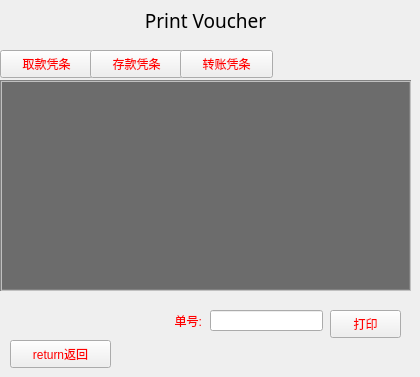
    <widget class="QWidget" name="PrintVoucherPage">
     <property name="styleSheet">
      <string notr="true">background-image: url(:/images/img/blackBackground.jpg);</string>
     </property>
     <widget class="QTableView" name="tableView">
      <property name="geometry">
       <rect>
        <x>0</x>
        <y>80</y>
        <width>411</width>
        <height>211</height>
       </rect>
      </property>
      <property name="styleSheet">
       <string notr="true">QTableView QTableCornerButton::section {
   /*  background: red;
    border: 2px outset red;*/
    color: red;
    background-color: rgb(64, 64, 64);
    border: 5px solid #f6f7fa;
    border-radius:0px;
    border-color: rgb(64, 64, 64);
 }

 QTableView {
    color: white;                                      /*表格内文字颜色*/
    /*gridline-color: black;                              /*表格内框颜色*/
	gridline-color: rgb(180, 180, 180);
    background-color: rgb(108, 108, 108);               /*表格内背景色*/
    alternate-background-color: rgb(64, 64, 64);
    selection-color: white;                             /*选中区域的文字颜色*/
    selection-background-color: rgb(77, 77, 77);        /*选中区域的背景色*/
    border: 2px groove gray;
    border-radius: 0px;
    padding: 2px 4px;
}

QHeaderView {
    color: white;
    font: bold 10pt;
    background-color: rgb(108, 108, 108);
    border: 0px solid rgb(144, 144, 144);
    border:0px solid rgb(191,191,191);
    border-left-color: rgba(255, 255, 255, 0);
    border-top-color: rgba(255, 255, 255, 0);
    border-radius:0px;
    min-height:29px;
}

QHeaderView::section {
    color: white;
    background-color: rgb(64, 64, 64);
    border: 5px solid #f6f7fa;
    border-radius:0px;
    border-color: rgb(64, 64, 64);
} </string>
      </property>
      <attribute name="verticalHeaderVisible">
       <bool>false</bool>
      </attribute>
     </widget>
     <widget class="QLineEdit" name="led_DanNum">
      <property name="geometry">
       <rect>
        <x>210</x>
        <y>310</y>
        <width>113</width>
        <height>21</height>
       </rect>
      </property>
      <property name="styleSheet">
       <string notr="true">color: rgb(255, 0, 0);</string>
      </property>
      <property name="readOnly">
       <bool>true</bool>
      </property>
     </widget>
     <widget class="QLabel" name="label_13">
      <property name="geometry">
       <rect>
        <x>130</x>
        <y>310</y>
        <width>72</width>
        <height>21</height>
       </rect>
      </property>
      <property name="styleSheet">
       <string notr="true">color: rgb(255, 0, 0);</string>
      </property>
      <property name="text">
       <string>单号:</string>
      </property>
      <property name="alignment">
       <set>Qt::AlignRight|Qt::AlignTrailing|Qt::AlignVCenter</set>
      </property>
     </widget>
     <widget class="QPushButton" name="btn_printVoucher">
      <property name="geometry">
       <rect>
        <x>330</x>
        <y>310</y>
        <width>71</width>
        <height>28</height>
       </rect>
      </property>
      <property name="styleSheet">
       <string notr="true">color: rgb(255, 0, 0);</string>
      </property>
      <property name="text">
       <string>打印</string>
      </property>
     </widget>
     <widget class="QPushButton" name="btn_return">
      <property name="geometry">
       <rect>
        <x>10</x>
        <y>340</y>
        <width>101</width>
        <height>28</height>
       </rect>
      </property>
      <property name="styleSheet">
       <string notr="true">color: rgb(255, 0, 0);</string>
      </property>
      <property name="text">
       <string>return返回</string>
      </property>
     </widget>
     <widget class="QLabel" name="label_47">
      <property name="geometry">
       <rect>
        <x>0</x>
        <y>0</y>
        <width>411</width>
        <height>41</height>
       </rect>
      </property>
      <property name="font">
       <font>
        <family>黑体</family>
        <pointsize>14</pointsize>
       </font>
      </property>
      <property name="styleSheet">
       <string notr="true">background-image: url(:/images/img/redBackgroud.jpg);</string>
      </property>
      <property name="text">
       <string>Print Voucher</string>
      </property>
      <property name="alignment">
       <set>Qt::AlignCenter</set>
      </property>
     </widget>
     <widget class="QPushButton" name="Btn_QKVoucher">
      <property name="geometry">
       <rect>
        <x>0</x>
        <y>50</y>
        <width>93</width>
        <height>28</height>
       </rect>
      </property>
      <property name="styleSheet">
       <string notr="true">color: rgb(255, 0, 0);</string>
      </property>
      <property name="text">
       <string>取款凭条</string>
      </property>
     </widget>
     <widget class="QPushButton" name="Btn_CKVoucher">
      <property name="geometry">
       <rect>
        <x>90</x>
        <y>50</y>
        <width>93</width>
        <height>28</height>
       </rect>
      </property>
      <property name="styleSheet">
       <string notr="true">color: rgb(255, 0, 0);</string>
      </property>
      <property name="text">
       <string>存款凭条</string>
      </property>
     </widget>
     <widget class="QPushButton" name="Btn_ZZVoucher">
      <property name="geometry">
       <rect>
        <x>180</x>
        <y>50</y>
        <width>93</width>
        <height>28</height>
       </rect>
      </property>
      <property name="styleSheet">
       <string notr="true">color: rgb(255, 0, 0);</string>
      </property>
      <property name="text">
       <string>转账凭条</string>
      </property>
     </widget>
    </widget>
